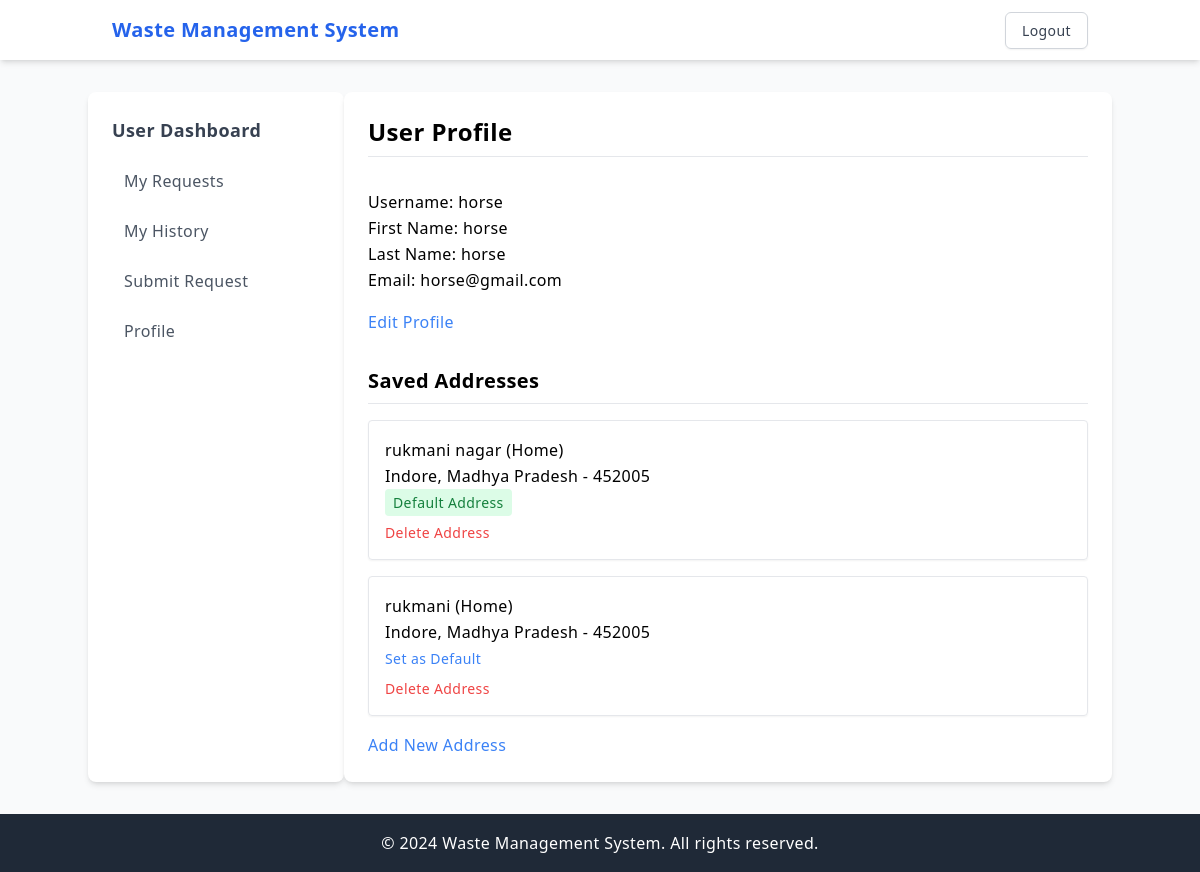
The page /profile/profile/ (signed in) on the database its author committed.
### profileapp/models.py (models this page shows, shortened)
class Address(models.Model):
    HOME = 'Home'
    WORK = 'Work'
    OTHER = 'Other'
    ADDRESS_TYPES = [
        (HOME, 'Home'),
        (WORK, 'Work'),
        (OTHER, 'Other'),
    ]
    user = models.ForeignKey(User, on_delete=models.CASCADE, related_name="addresses")
    address = models.CharField(max_length=255)
    address_type = models.CharField(
        max_length=10,
        choices=ADDRESS_TYPES,
        default=HOME
    )
    city = models.CharField(max_length=100)
    state = models.CharField(max_length=100)
    postal_code = models.CharField(max_length=10)
    default = models.BooleanField(default=False)

### account_app/decorators.py (the view)
        def _wrapped_view(request, *args, **kwargs):
            if request.user.is_authenticated:
                if request.user.is_superuser:
                    if 'admin' in allowed_roles:  # Admin-only pages
                        return view_func(request, *args, **kwargs)
                    else:
                        return HttpResponseForbidden("Admins cannot access this page.")
                if hasattr(request.user, 'userprofile') and request.user.userprofile.role in allowed_roles:
                    return view_func(request, *args, **kwargs)
                else:
                    return HttpResponseForbidden("You do not have permission to access this page.")
            else:
                return redirect('login_user')  # Replace with your login URL name

### profileapp/views.py (called while the page is built)
@role_required(allowed_roles=['user'])
def user_profile(request):
    user = request.user
    addresses = Address.objects.filter(user=user)
    try:
        user_profile = user.userprofile
    except UserProfile.DoesNotExist:
        user_profile = None  # In case the user doesn't have a profile
    return render(request, 'profileapp/profile.html', {
        'user_profile': user_profile,
        'addresses': addresses
    })

### templates/profileapp/profile.html (shortened to what this page needs)
{% extends "profileapp/base.html" %}
{% block content %}
<div class="space-y-8">
    <h2 class="text-2xl font-semibold border-b pb-2">User Profile</h2>
    <div class="space-y-4">
        <div class="grid grid-cols-1 sm:grid-cols-2 gap-4">
            <div>
                <p><span class="font-medium">Username:</span> {{ user.username }}</p>
                <p><span class="font-medium">First Name:</span> {{ user.first_name }}</p>
                <p><span class="font-medium">Last Name:</span> {{ user.last_name }}</p>
                <p><span class="font-medium">Email:</span> {{ user.email }}</p>
            </div>
        </div>
        <a href="{% url 'profileapp:edit_profile' %}" class="inline-block text-blue-500 hover:underline mt-4">Edit Profile</a>
    </div>
    <div>
        <h3 class="text-xl font-semibold border-b pb-2 mb-4">Saved Addresses</h3>
        {% for address in addresses %}
        <div class="p-4 border rounded shadow-sm mb-4">
            <p class="font-medium">{{ address.address }} ({{ address.address_type }})</p>
            <p>{{ address.city }}, {{ address.state }} - {{ address.postal_code }}</p>
            {% if address.default %}
            <span class="text-green-700 bg-green-100 px-2 py-1 rounded text-sm">Default Address</span>
            {% else %}
            <a href="{% url 'profileapp:set_default_address' address.id %}" class="text-blue-500 hover:underline text-sm">Set as Default</a>
            {% endif %}
            <a href="{% url 'profileapp:delete_address' address.id %}" class="text-red-500 hover:underline text-sm block mt-2">Delete Address</a>
        </div>
        {% empty %}
        <p class="text-gray-700">No saved addresses. <a href="{% url 'profileapp:add_address' %}" class="text-blue-500 hover:underline">Add New Address</a></p>
        {% endfor %}
        <a href="{% url 'profileapp:add_address' %}" class="text-blue-500 hover:underline mt-4 block">Add New Address</a>
    </div>
</div>
{% endblock %}

### rows shown on the page
Address: address "rukmani nagar", address_type "Home", city "Indore", state "Madhya Pradesh", postal_code "452005", default "Default Address"
Address: address "rukmani", address_type "Home", city "Indore", state "Madhya Pradesh", postal_code "452005", default "Set as Default"

### other values the page prints
{{ user.username }} "horse"
{{ user.first_name }} "horse"
{{ user.last_name }} "horse"
{{ user.email }} "horse@gmail.com"
